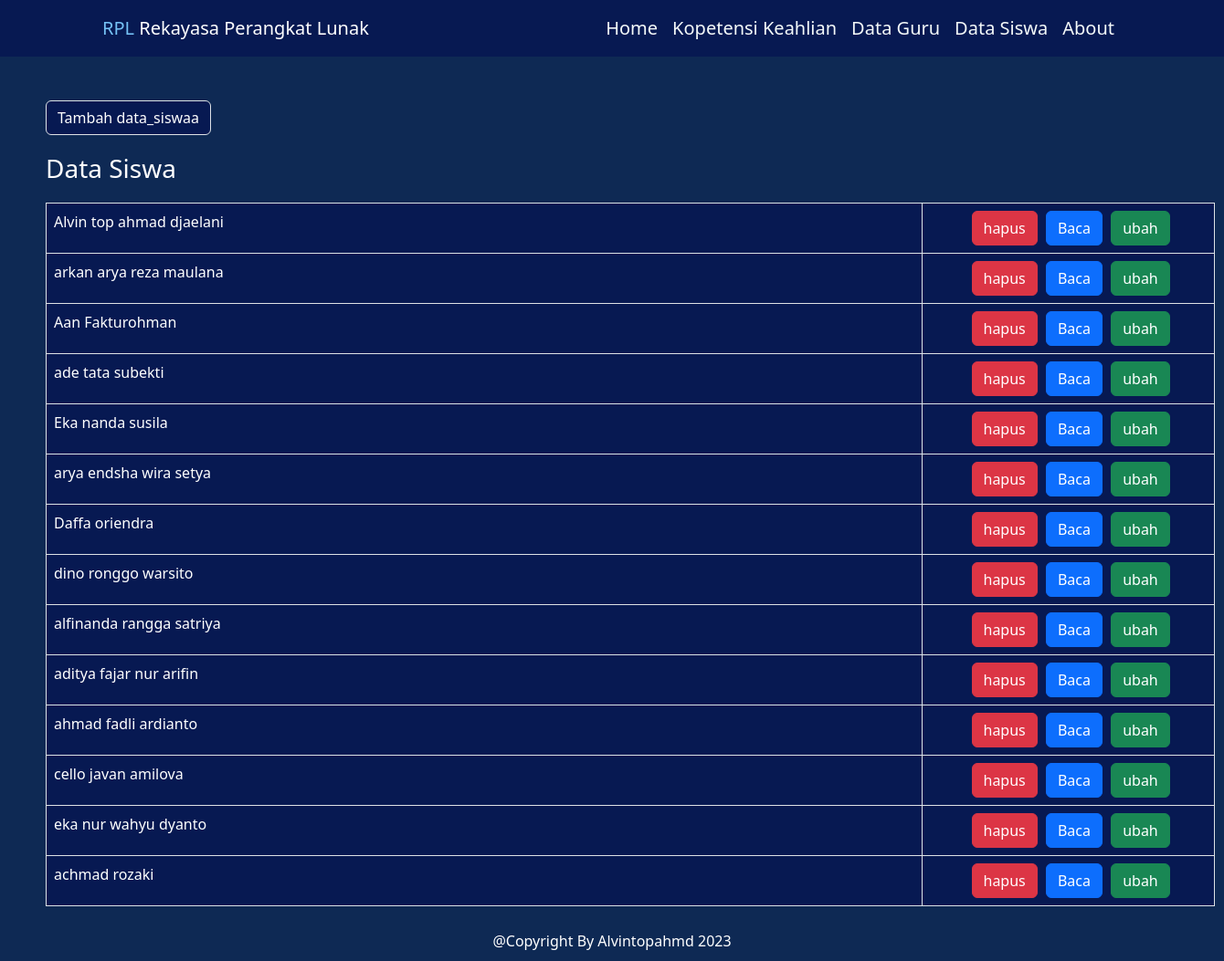
Screenshot of /public/data_siswaa with the database file from the repository.
### tables this page shows
CREATE TABLE `data_siswa` (
  `id` int(10) NOT NULL,
  `nama` varchar(255) NOT NULL,
  `jenis_kelamin` varchar(255) NOT NULL,
  `alamat` varchar(255) NOT NULL
);

### app/core/Controller.php (called while the page is built, shortened)
<?php
class Controller {
    public function view($view, $data = []) {
        require_once "../app/view/" . $view . '.php';
    }
    public function model($model) {
        return new $model;
    }
}
?>

### app/controller/data_siswaa.php (called while the page is built, shortened)
<?php
class data_siswaa extends Controller
{
    public function index()
    {
        $data['judul'] = "data_siswaa";
        $data['data_siswaa'] = $this->model("data_siswaa_model")->getAllDatasiswaa();
        $this->view('templates/header', $data);
        $this->view('data_siswaa/index', $data);
        $this->view('templates/footer');
    }
}
?>

### app/core/App.php (called while the page is built, shortened)
<?php
class App
{
    protected $method = "index";
    protected $params = [];
    public function __construct()
    {
            $this->controller = new $this->controller;
            call_user_func_array(
            [$this->controller, $this->method], $this->params);
        }
}

### public/index.php (called while the page is built, shortened)
<?php
$app = new App;
?>

### app/core/Database.php (called while the page is built, shortened)
<?php
class Database {
    private $host = DB_HOST;
    private $user = DB_USER;
    private $pass = DB_PASS;
    private $db_name = DB_NAME;
    private $dbh;
    private $stmt;
    public function __construct()
    {
        $dsn = 'mysql:host=' . $this->host . ';dbname=' . $this->db_name;
        $option = [
            PDO::ATTR_PERSISTENT => true,
            PDO::ATTR_ERRMODE => PDO::ERRMODE_EXCEPTION
        ];
        try {
            $this->dbh = new PDO($dsn, $this->user, $this->pass, $option);
        } catch(PDOException $e) {
            die($e->getMessage());
        }
    }
    public function query($query)
    {
        $this->stmt = $this->dbh->prepare($query);
    }
    public function execute()
    {
        $this->stmt->execute();
    }
    public function resultSet()
    {
        $this->execute();
        return $this->stmt->fetchAll(PDO::FETCH_ASSOC);
    }
}

### app/models/data_siswaa_model.php (called while the page is built, shortened)
<?php
class data_siswaa_model
{
    private $table = 'data_siswa';
    private $db;
    public function __construct()
    {
        $this->db = new Database;
    }
    public function getAllDatasiswaa()
    {
        $this->db->query("SELECT * FROM " . $this->table);
        return $this->db->resultset();
    }
}
?>

### app/view/data_siswaa/index.php (the view, shortened to what this page needs)
<!DOCTYPE html>
<html lang="en">
<head>
</head>
<body>
<div style="margin-left:50px; margin-right:50px;" class="">
        <div class=" mt-5">
        <div class="col-6">
        <button style="margin-bottom:20px; background-color: #071952; color: white;" type="button" class="btn border" data-bs-toggle="modal" data-bs-target="#exampleModal"
          data-bs-whatever="@getbootstrap">
          Tambah data_siswaa
        </button>
                <h3 style="color:white;margin-bottom:20px">Data Siswa</h3>
                <table style="width:80rem;" class="table table-bordered" id="myTable">
          <tbody>
          <?php foreach ($data['data_siswaa'] as $data_siswaa) : ?>
          <tr>
                <td style="background-color:#071952;color:white;">
                  <?= $data_siswaa['nama']; ?>
                </td>
                <td class="col-3" style="text-align:center;background-color:#071952;">
                        <a style="margin-left:5px;" href="<?= BASE_URL; ?>/data_siswaa/hapus/<?= $data_siswaa['id']; ?>" class="btn btn-danger" onclick="return confirm('yakin?');">hapus</a>
                        <a style="margin-left:5px;" href="<?= BASE_URL; ?>/data_siswaa/detail/<?= $data_siswaa['id']; ?>" class="btn btn-primary">Baca</a>
                        <a style="margin-left:5px;" href="<?= BASE_URL; ?>/data_siswaa/ubah/<?= $data_siswaa['id']; ?>" class="btn btn-success tampilModalUbah" data-bs-toggle="modal" data-bs-target="#exampleModal" data-id="<?=$data_siswaa['id'];?>">ubah</a>
                    <?php endforeach;?>
                    </td>
              </tr>
                </tbody>
                </table>
                </div>
        </div>
    </div>
</body>
</html>

### app/view/templates/header.php (shortened to what this page needs)
<!DOCTYPE html>
<html lang="en">
<head>
    <link rel="stylesheet" href="http://localhost/mvcphp/public/css/bootstrap.css">
</head>
<body>
<nav class="navbar navbar-expand-lg" style="position:sticyk 0;background-color: #071952;">
  <div class="container-fluid container" style="color: #EEEDED; font-size: 20px">
    <a class="navbar-brand" href="<?= BASE_URL;?>/home" style="color: #75C2F6">
      RPL <span style="color: white">Rekayasa Perangkat Lunak</span>
    </a>
    <div class="collapse navbar-collapse" id="navbarTogglerDemo03">
      <div class="d-flex"  >
      <ul class="navbar-nav me-auto mb-2 mb-lg-0">
        <li class="nav-item">
          <a class="nav-link active"  style="color: #F4F9F9" aria-current="page" href="<?= BASE_URL;?>/home">Home</a>
        </li>
        <li class="nav-item">
          <a class="nav-link" style="color: #F4F9F9" href="<?= BASE_URL; ?>/jurusan">Kopetensi Keahlian</a>
        </li>
        <li class="nav-item">
          <a class="nav-link" style="color: #F4F9F9" aria-disabled="true" href="<?= BASE_URL; ?>/data_guru">Data Guru</a>
        </li>
        <li class="nav-item">
          <a class="nav-link" style="color: #F4F9F9" aria-disabled="true" href="<?= BASE_URL; ?>/data_siswaa">Data Siswa</a>
        </li>
        <li class="nav-item">
          <a class="nav-link" style="color: #F4F9F9" aria-disabled="true" href="<?= BASE_URL; ?>/about">About</a>
        </li>
      </ul>
      </div>
    </div>
  </div>
</nav>
</body>
</html>

### app/view/templates/footer.php (shortened to what this page needs)
<div style="text-align: center; color:white; padding-top: 10px; margin-bottom: 10px">
  @Copyright By Alvintopahmd 2023
</div>
</body>
</html>

### app/view/data_siswaa/index.php (style rules this page uses)
body { background-color: #0E2954; }

### rows the page displays
data_siswa: nama "Alvin top ahmad djaelani"
data_siswa: nama "arkan arya reza maulana"
data_siswa: nama "Aan Fakturohman"
data_siswa: nama "ade tata subekti"
data_siswa: nama "Eka nanda susila"
data_siswa: nama "arya endsha wira setya"
data_siswa: nama "Daffa oriendra"
data_siswa: nama "dino ronggo warsito"
data_siswa: nama "alfinanda rangga satriya"
data_siswa: nama "aditya fajar nur arifin"
data_siswa: nama "ahmad fadli ardianto"
data_siswa: nama "cello javan amilova"
data_siswa: nama "eka nur wahyu dyanto"
data_siswa: nama "achmad rozaki"
